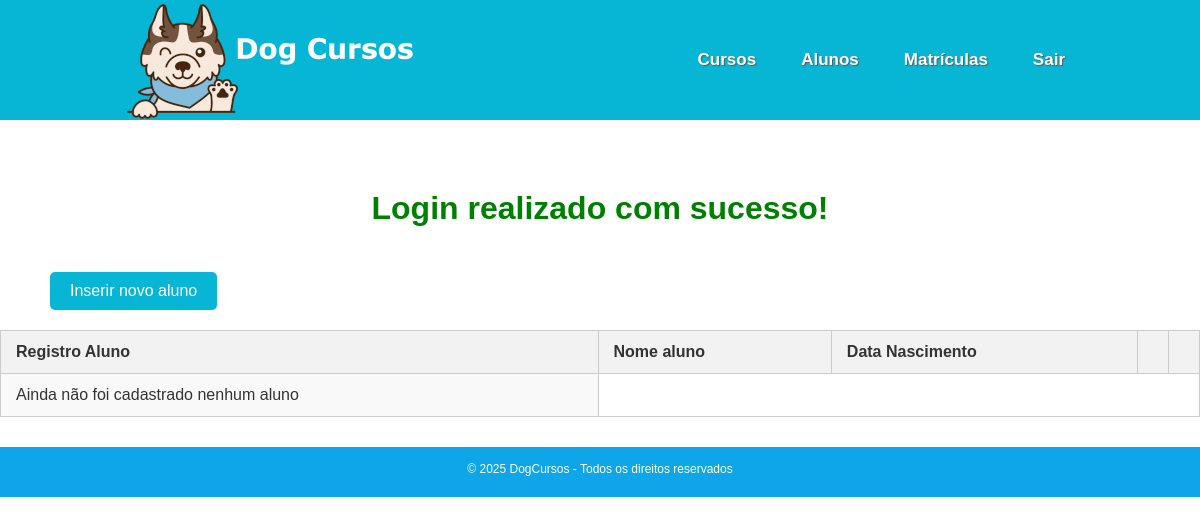
Before: /alunos (signed in) with the older database file.
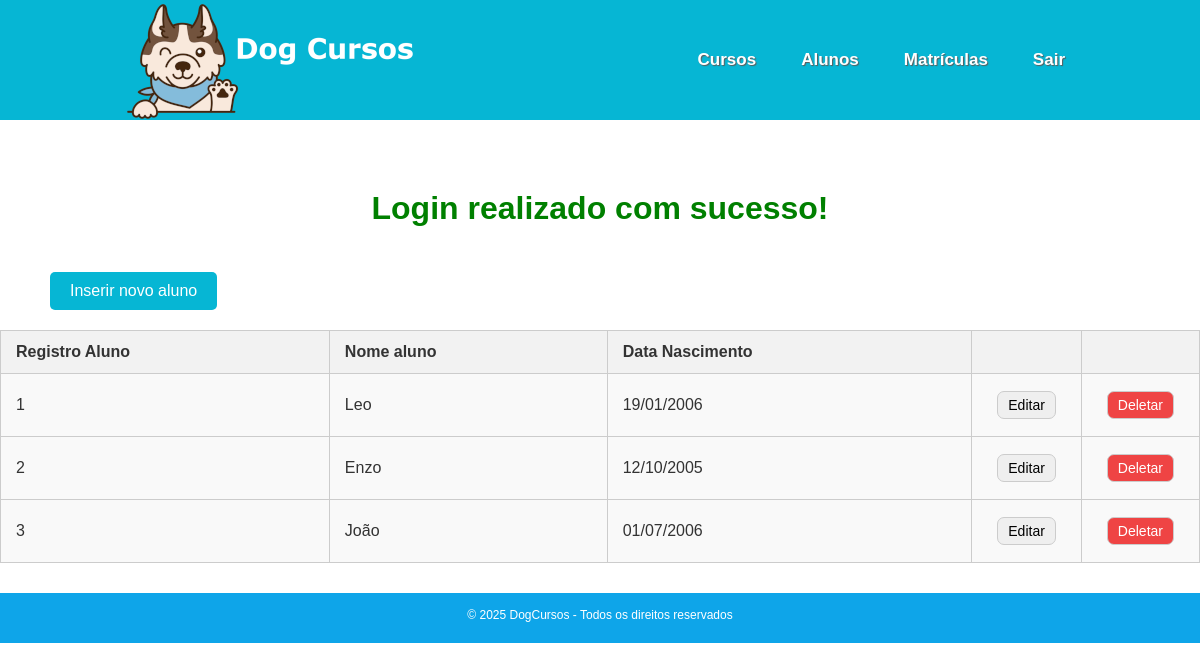
After: the same page with the newer database file.
### tables this page shows
CREATE TABLE `alunos` (
  `id` int(11) NOT NULL,
  `nome_aluno` varchar(100) NOT NULL,
  `data_nascimento` date NOT NULL
);

### src/controllers/alunos.controller.php (called while the page is built, shortened)
<?php
    if($acao == 'listar'){
        try{
            $alunos = AlunoDAO::listarTodos();
        }catch(Exception $e){
            setcookie('mensagem_erro', 'Erro ao listar alunos. Erro: '. $e->getMessage(), time() + 2, '/');
            $alunos = [];
        }
    }else if($acao == 'cadastrar'){
        $acao = 'inserir_aluno';
    }else if($acao == 'gravar'){
        if($_SERVER['REQUEST_METHOD'] === 'POST'){
            $Aluno = new Aluno();
            $Aluno->__set('nome_aluno', $_POST['nome_aluno']);
            $Aluno->__set('data_nascimento', $_POST['data_nascimento']);
            if($Aluno->__get('nome_aluno') != '' && $Aluno->__get('data_nascimento') != ''){
                try{
                    AlunoDAO::inserir($Aluno);
                    setcookie('mensagem', 'Aluno cadastrado com Sucesso!', time() + 2, '/');
                }catch(Exception $e){
                    setcookie('mensagem_erro', 'Erro ao cadastrar aluno. Erro: '. $e->getMessage(), time() + 2, '/');
                }
            }else{
                setcookie('mensagem_erro', 'Erro ao cadastrar aluno. Verifique os dados e tente novamente.', time() + 2, '/');
            }
        }
        header('Location: /alunos');
    }else if(str_contains($acao, 'deletar') && $_SESSION['role'] == 'admin'){
        if($_SERVER['REQUEST_METHOD'] === 'GET'){
            try{
                $aluno = AlunoDAO::buscarPorId($_GET['id']);
                if($aluno === null){
                    throw new Exception('Aluno não encontrado.');
                }
                if(MatriculaDAO::buscarMatriculaPorAluno($aluno->__get('id')) != null){
                    throw new Exception('Não é possível deletar o aluno pois ele possui matrículas vinculadas.');
                }
                AlunoDAO::excluir($aluno->__get('id'));
                setcookie('mensagem', 'Aluno deletado com Sucesso!', time() + 2, '/');
            }catch(Exception $e){
                setcookie('mensagem_erro', 'Erro ao deletar aluno. Erro: '. $e->getMessage(), time() + 2, '/');
            }
        }
        header('Location: /alunos');
    }else if($acao == 'modificar' && $_SESSION['role'] == 'admin'){
        if($_SERVER['REQUEST_METHOD'] === 'POST'){
            try{
                $aluno = AlunoDAO::buscarPorId($_POST['id']);
                if($aluno === null){
                    throw new Exception('Aluno não encontrado.');
                }
                $aluno->__set('nome_aluno', $_POST['nome_aluno']);
                $aluno->__set('data_nascimento', $_POST['data_nascimento']);
                if($aluno->__get('nome_aluno') == '' || strlen($aluno->__get('data_nascimento')) > 10 || strlen($aluno->__get('data_nascimento')) < 10){
                    setcookie('mensagem_erro', 'Erro ao modificar aluno. Verifique os dados e tente novamente.', time() + 2, '/');
                    header('Location: /alunos');
                }
                AlunoDAO::atualizar($aluno);
                setcookie('mensagem', 'Aluno modificado com Sucesso!', time() + 2, '/');
            }catch(Exception $e){
                setcookie('mensagem_erro', 'Erro ao modificar aluno. Erro: '. $e->getMessage(), time() + 2, '/');
            }
        }
        header('Location: /alunos');
    }else if(str_contains($acao, 'editar') && $_SESSION['role'] == 'admin'){
        if($_SERVER['REQUEST_METHOD'] === 'GET'){
            $Aluno = new Aluno();
            $acao = 'editar_aluno';
            try{
                $aluno = AlunoDAO::buscarPorId($_GET['id']);
                if($aluno === null){
                        throw new Exception('Aluno não encontrado.');
                }
                $Aluno = $aluno;
            }catch(Exception $e){
                setcookie('mensagem_erro', 'Erro ao buscar aluno. Erro: '. $e->getMessage(), time() + 2, '/');
                header('Location: /alunos');
            }
        }
    }else{
        $acao = '404';
    }
    require_once("views.php");

### src/models/dao/AlunoDAO.php (called while the page is built, shortened)
<?php
class AlunoDAO {
    public static function listarTodos() {
        $pdo = Connection::conectar();
        $stmt = $pdo->query("SELECT id,
                            nome_aluno,
                            DATE_FORMAT(data_nascimento, '%d/%m/%Y') AS data_nascimento
                            FROM alunos ORDER BY id ASC");
        $result = $stmt->fetchAll(PDO::FETCH_ASSOC);
        foreach($result as $row) {
            $Aluno = new Aluno();
            $Aluno->__set('id', $row['id']);
            $Aluno->__set('nome_aluno', $row['nome_aluno']);
            $Aluno->__set('data_nascimento', $row['data_nascimento']);
            $alunos[] = $Aluno;
        }
        return $alunos;
    }
}

### src/models/Aluno.php (called while the page is built, shortened)
<?php
    class Aluno {
        public function __get($atributo)
        {
            return $this->$atributo;
        }
    }

### src/views/alunos.view.php (the view, shortened to what the changed rows need)
<table style="border: 1px solid #ccc; width: 100%">
    <tr>
        <th>Registro Aluno</th>
        <th>Nome aluno</th>
        <th>Data Nascimento</th>
        <?php if($_SESSION['role'] === 'admin'){
            echo '<th></th>';
            echo '<th></th>';
        }
        ?>
    </tr>
    <?php
        require_once('src/models/Aluno.php');
        if($alunos != []){
            foreach($alunos as $aluno){
                echo '<tr><td>'.$aluno->id.'</td>';
                echo '<td>'.$aluno->nome_aluno.'</td>';
                echo '<td>'.$aluno->data_nascimento.'</td>';
                if(isset($_SESSION['role']) && $_SESSION['role'] === 'admin'){
                    echo '<td>
                        <form method="GET" action="/alunos/editar">
                            <input type="hidden" name="id" value="' . $aluno->id . '">
                            <div class="action_buttons">';
                                require('src/views/components/editButton.php');
                    echo    '</div>
                        </form>
                    </td>';
                    echo '<td>
                        <form method="GET" action="/alunos/deletar">
                            <input type="hidden" name="id" value="' . $aluno->id . '">
                            <div class="action_buttons">';
                                require('src/views/components/deleteButton.php');
                    echo    '</div>
                        </form>
                    </td>';
                }
                echo '<tr>';
            }
        }else{
            echo '<tr><td>Ainda não foi cadastrado nenhum aluno</td></tr>';
        }
    ?>
</table>

### src/views/components/editButton.php
<div class="edit_button">
    <button>Editar</button>
</div>

### src/views/components/deleteButton.php
<div class="delete_button">
        <button>Deletar</button>
</div>

Changed rows visible on the page:
added alunos: id "1", nome_aluno "Leo", data_nascimento "19/01/2006"
added alunos: id "2", nome_aluno "Enzo", data_nascimento "12/10/2005"
added alunos: id "3", nome_aluno "João", data_nascimento "01/07/2006"
Other visible differences:
text no longer shown: "Ainda não foi cadastrado nenhum aluno"
